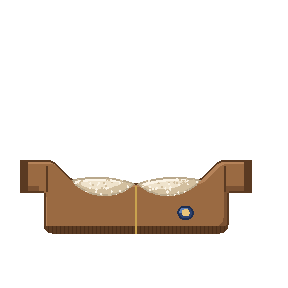
#> input picture Qi/Resources/furniture/wear_bomber.png, 288 x 288 px, given in place of wear_scarf.png, which was not available
$ python wear_ties.py ../Qi/Resources/furniture/wear_bomber.png
#> lines starting #> are read from the running program, lines starting #| are printed output that depends on the picture; after the words box and inside, x2 and y2 are one past the last pixel; in counts of white or black regions, pixels touching at a corner belong together; pictures that were not available may be replaced by others from this repository, and a replacement may not be noted
### scripts/wear_batch2.py
# -*- coding: utf-8 -*-
"""第二批穿戴：草帽、猫耳毛线帽、花环、蝴蝶结、铃铛项圈、小黄雨衣、小翅膀、小雨靴。

画法跟睡帽一样：**先定一整条轮廓**（一笔画完的多边形），明暗、描边都按轮廓算，
不在上面叠形状补。位置规则沿用 `wear_art.py`：
    躯干 x2..13 y6..13，眼睛 x4..5 / 10..11 y8..10，嘴的位置 y10.8..11.8 不压，
    手 x0..2 / 13..15 y9..11，脚 x∈{3,5,9,11} y13..15（一只脚一只鞋，中间留缝）。

    python scripts/wear_batch2.py            只出对照图到 _看一眼/
    python scripts/wear_batch2.py --save     同时存进 Qi/Resources/furniture/wear_<id>.png
"""
import math
import os
import random
import sys

import numpy as np
from PIL import Image, ImageDraw

sys.path.insert(0, os.path.dirname(os.path.abspath(__file__)))
import wear_art as W  # noqa: E402

FINE = W.FINE
SIZE = W.GRID * W.PX
UNIT = 2.0 * W.PX           # 一个 svg 单位多少像素


def bez(p0, p1, p2, p3, n=60):
    out = []
    for i in range(n + 1):
        t = i / n
        a, b, c, d = (1 - t) ** 3, 3 * (1 - t) ** 2 * t, 3 * (1 - t) * t * t, t ** 3
        out.append((a * p0[0] + b * p1[0] + c * p2[0] + d * p3[0],
                    a * p0[1] + b * p1[1] + c * p2[1] + d * p3[1]))
    return out


# [7 lines left out: function ellipse_pts, not called in this run]


def mask_of(points):
    im = Image.new("L", (SIZE, SIZE), 0)
    ImageDraw.Draw(im).polygon([(W.pxy(x), W.pxy(y)) for x, y in points], fill=255)
    return np.array(im) > 127


def shifted(m, dy, dx):
    out = np.zeros_like(m)
    h, w = m.shape
    out[max(0, dy):h + min(0, dy), max(0, dx):w + min(0, dx)] = \
        m[max(0, -dy):h + min(0, -dy), max(0, -dx):w + min(0, -dx)]
    return out


def rgb(h):
    h = h.lstrip("#")
    a = 255 if len(h) == 6 else int(h[6:8], 16)
    return [int(h[i:i + 2], 16) for i in (0, 2, 4)] + [a]


class Part:
    """一整块：轮廓 + 本色 / 亮边 / 暗边 / 描边，画在自己的层上，再叠到画布"""

    def __init__(self, points=None, mask=None):
        self.m = mask if mask is not None else mask_of(points)
        self.img = np.zeros((SIZE, SIZE, 4), dtype=np.uint8)

    def shade(self, base, light=None, dark=None, edge=None, lw=(4, 3), dw=(-7, -5)):
        m = self.m
        self.img[m] = rgb(base)
        if light:
            self.img[m & ~shifted(m, lw[0], lw[1])] = rgb(light)
        if dark:
            self.img[m & ~shifted(m, dw[0], dw[1])] = rgb(dark)
        if edge:
            e = m & ~(shifted(m, 2, 0) & shifted(m, -2, 0) & shifted(m, 0, 2) & shifted(m, 0, -2))
            self.img[e] = rgb(edge)
        return self

    def paint(self, sel, color):
        self.img[sel & self.m] = rgb(color)
        return self

    def on(self, s):
        s.im.alpha_composite(Image.fromarray(self.img, "RGBA"))


YY, XX = np.mgrid[0:SIZE, 0:SIZE]
SX = XX / UNIT + W.ORIGIN + 0.5 / UNIT       # 每个像素在 svg 坐标里的位置
SY = YY / UNIT + W.ORIGIN + 0.5 / UNIT


def near(px, py, r):
    return (SX - px) ** 2 + (SY - py) ** 2 < r * r


# ══════════════════════════════════════════ 头上

# [208 lines left out: functions strawhat, catbeanie, flowercrown, hairbow, bellcollar, raincoat and 2 more, not called in this run]


NEW = [
    ("strawhat", strawhat, "草帽"), ("catbeanie", catbeanie, "猫耳毛线帽"),
    ("flowercrown", flowercrown, "花环"), ("hairbow", hairbow, "蝴蝶结"),
    ("bellcollar", bellcollar, "铃铛项圈"), ("raincoat", raincoat, "小黄雨衣"),
    ("wings", wings, "小翅膀"), ("rainboots", rainboots, "小雨靴"),
]


# [22 lines that do not run on import are left out]

### scripts/wear_art.py
# -*- coding: utf-8 -*-
"""画 clawd 的穿戴件：**用很多更小的像素块拼出弧线**。

她的原话：

> 希望你能明白他每一个组成都是像素块，像素块可以有大有小，
> 你没必要直接用一个像素块来代表一个部位，你可以用很多像素块去拼成一个物品。
> 比如帽子，往往越多越小的像素块拼起来最精致，我需要精致的。
> 世界上并不是只有直线，一条弯的线可以通过不同大小的像素块来实现相对平滑。

## 为什么以前是个方盒子

以前穿戴走的是 `PixelSprite`——**一张固定格子的字符画，一格一个块**。
在那套东西里，「帽子」只能是若干个身体那么大的方块，
画不出弧，也画不出比一格更细的东西。那就是她发的对比图里右边那个。

`clawd-emotes` 那个 skill 不是格子：它是 SVG，用 `<rect>` 一块一块摆，
**每块多大随你**。一道弧就是一排越来越短的小块。这份脚本照那套来。

## 坐标跟 skill 的 `anatomy.md` 完全一致

    躯干   x 2..13   y 6..13      顶边 y=6 就是帽檐要落到的那条线
    眼睛   x 4..5 / 10..11  y 8..10
    手     x 0..2 / 13..15  y 9..11
    脚     x∈{3,5,9,11}     y 13..15

⚠️⚠️ **仓库那张 36×36 的图纸跟它是同一套，换算是 `格 = svg × 2 + 2`。**
对一遍：躯干 svg y=6 → 第 14 行（`ClawdRig.bodyTop`）✓
        躯干 svg x=2 → 第 6 列（`bodyLeft`）✓
        眼睛 svg y=8 → 第 18 行 ✓
        脚   svg y=13 → 第 28 行 ✓

所以**画在哪儿是算出来的，不再有一张手调的锚点表**。
出来的图和身体图纸同一块画布、同样大，贴上去就是正的。

## 出什么

    Qi/Resources/furniture/wear_<id>.png     36 格见方，透明底

一件一张，外加一张 `_看一眼/穿戴对照.png` 给她验收（不进包）。
"""
import io
import math
import os
import sys

from PIL import Image, ImageDraw

sys.stdout.reconfigure(encoding="utf-8")

ROOT = os.path.dirname(os.path.dirname(os.path.abspath(__file__)))
OUT = os.path.join(ROOT, "Qi", "Resources", "furniture")
LOOK = os.path.join(ROOT, "_看一眼")

# 画布：跟身体图纸同一块。36 格 = 18 个 svg 单位，左上角在 svg (-1,-1)。
GRID = 36
ORIGIN = -1.0           # svg 坐标里画布的左上角
UNITS = GRID / 2.0      # 画布宽几个 svg 单位
PX = 8                  # 一格画多少像素（36 格 → 288 px）

# clawd 自己的颜色（`搬动画.py` 把 gif 里的肤色也换成了这个）
SKIN = "#F2715F"


def pxy(v):
    """svg 坐标 → 画布像素。"""
    return (v - ORIGIN) * 2.0 * PX


class Sheet:
    """一张透明画布，只会摆方块。

    ⚠️ **不抗锯齿**。这是像素画：块与块之间要干净的直边，
    糊一层灰上去就既不是像素画也不平滑了。
    弧线靠**把块拆小**来做，不靠模糊——她说的就是这件事。
    """

    def __init__(self):
        n = GRID * PX
        self.im = Image.new("RGBA", (n, n), (0, 0, 0, 0))
        self.d = ImageDraw.Draw(self.im)

    def rect(self, x, y, w, h, color):
        """一块。坐标和宽高都是 svg 单位，可以是小数。"""
        x0, y0 = pxy(x), pxy(y)
        x1, y1 = pxy(x + w), pxy(y + h)
        if x1 - x0 < 1 or y1 - y0 < 1:
            return
        self.d.rectangle([x0, y0, x1 - 1, y1 - 1], fill=color)

    # [57 lines left out: functions dome, ring, disc, save, not called in this run]


# ══════════════════════════════════════════ 八件
#
# ⚠️ 每件都给**三档明暗**：亮面、本色、暗面。
# 一件只有一个颜色的东西看着就是一块色纸；
# 三档才读得出体积——像素画的「精致」多半是这么来的，不是块更多。
#
# ⚠️ 弧线一律走 `dome` / `ring` / `disc`，`step` 给 0.0625
#（身体一格的八分之一）。这就是她说的「用很多更小的像素块拼弧线」。

FINE = 0.0625


# [160 lines left out: functions hat, beret, glasses, bowtie, scarf, bag, not called in this run]

    # ⚠️ 原来这儿还有一个「带子扎进包口的扣」，**删了**。
    # 她圈出来的就是它：带子早就改道了，那块扣还留在包口上面，
    # 看着是一截没删干净的旧带子。现在带子直接钻进翻盖，不需要扣。


# ⚠️⚠️ 鞋子：**一只脚一只**，别当成两大块。
#
# 她说的：「鞋子我希望是每一只脚有一个小小的鞋，不需要画得那么精致，
# 反正小的也看不出来。比如粉色的鞋可以直接弄一块粉色的、
# 比脚稍微大一点点的，有什么点缀再弄一个小色块上去。」
#
# 前一版把两只脚罩成一整块，看着是两条裤腿不是鞋。
# 脚在 x∈{3,5,9,11}（各 1 单位宽）、y 13..15——
# 一只鞋就是「比那一格稍微大一点点」的一块。
FEET = (3, 5, 9, 11)


# [50 lines left out: functions boots, slippers, hoodie, not called in this run]


# ══════════════════════════════════════════ 华丽版
#
# 她：「服装也画得华丽点。」位置和轮廓都是她一件件调过的（带子走向、围巾挂左边、
# 鞋一只脚一只……），**一格不挪**，只在原来那件上面加花样：
# 金边、小宝石、花纹、流苏、蝴蝶结、毛边。

GOLD, GOLD_LT, GEM, PEARL = "#E8C47A", "#FFF0B8", "#F29BB8", "#FFFFFF"


# [104 lines left out: functions hat_fancy, beret_fancy, glasses_fancy, bowtie_fancy, scarf_fancy, bag_fancy and 3 more, not called in this run]


# ══════════════════════════════════════════ 第三轮（她 2026-09-16）
#
# · 「这个可以改成背带裤」——卫衣那件改画背带裤，**背带跟裤子同色**
# · 「clawd 代表阿晏，阿晏是男孩子，多一点男孩子风格的服饰」——
#   棒球帽、领带、球鞋、头戴耳机、格子衬衫、墨镜
# · 靴子两只一对之间要**断开**，包往下挪、带子别碰眼睛

DENIM, DENIM_LT, DENIM_DK = "#6E92C8", "#93B2DE", "#4E6FA3"


# [56 lines left out: functions overalls, cap, not called in this run]


TIES = {
    # id: (底色, 暗色, 花样色, 花样)
    "tie":        ("#3E5A8C", "#2C4270", "#D8453A", "stripe"),   # 藏青红斜纹（原来那条）
    "tie_black":  ("#26262C", "#141418", "#3A3A42", "plain"),
    "tie_white":  ("#F4F2EC", "#D8D4CA", "#FFFFFF", "plain"),
    "tie_stripe": ("#2E4A3A", "#1E3226", "#E8C47A", "stripe"),   # 墨绿金条纹
    "tie_dot":    ("#B8323A", "#8A2028", "#FFFFFF", "dot"),      # 红底白波点
    "tie_damask": ("#5A2E4A", "#3E1E32", "#7A4868", "damask"),   # 酒红暗纹
}


def make_tie(tid):
    base, dark, pat, kind = TIES[tid]

    # [30 lines left out: function draw, not called in this run]
    return draw


# [317 lines left out: functions suit, dress_shoes, sneakers, headphones, plaidshirt, sunglasses and 9 more, not called in this run]


PIECES = [
    ("hat", hat_fancy), ("beret", beret_fancy), ("glasses", glasses_fancy),
    ("bowtie", bowtie_fancy), ("scarf", scarf_fancy), ("bag", bag_fancy),
    ("boots", boots_fancy), ("slippers", slippers_fancy),
    ("hoodie", overalls),
    ("cap", cap), ("sneakers", sneakers), ("headphones", headphones),
    ("suit", suit), ("dress_shoes", dress_shoes),
    ("plaidshirt", plaidshirt), ("sunglasses", sunglasses),
    ("uni_vest", uni_vest), ("uni_blazer", uni_blazer), ("trench", trench),
    ("tux", tux), ("military", military), ("blue_shirt", blue_shirt),
    ("white_suit", white_suit), ("stripe_pj", stripe_pj),
] + [(tid, make_tie(tid)) for tid in TIES]


# ══════════════════════════════════════════ 身体（只给对照图用，不进包）

def body(s):
    """skill 的 `anatomy.md` 里那只 clawd，照抄坐标。"""
    for x in (3, 5, 9, 11):
        s.rect(x, 13, 1, 2, SKIN)
    s.rect(2, 6, 11, 7, SKIN)
    s.rect(0, 9, 2, 2, SKIN)
    s.rect(13, 9, 2, 2, SKIN)
    s.rect(4, 7.5, 1, 2, "#000000")
    s.rect(10, 7.5, 1, 2, "#000000")
    # ⚠️ **不画嘴。** 她说的：「非必要的时候 clawd 不要有嘴。」
    # `anatomy.md` 里那一句本来就标着 optional mouth。


# [38 lines that do not run on import are left out]

### scripts/wear_tops.py
# -*- coding: utf-8 -*-
"""所有上衣按领口重画：领口贴着身子走，绕开眼睛那两列（x 4..5、10..11），
袖子和肩一整块连下来。按衣服的风格挑领口：

    小V领（正经）：西装、白西装、燕尾服、校服外套、校服背心、风衣、军装、蓝衬衫
    小翻领（可爱）：条纹睡衣、星星睡衣、圆领睡衣
    圆领（休闲）  ：格子衬衫、羽绒服
    开衫（休闲）  ：皮夹克

    python scripts/wear_tops.py            出对照图 _看一眼/上衣重画.png（上面现在、下面重画）
    python scripts/wear_tops.py --save     同时存进 Qi/Resources/furniture/wear_<id>.png
"""
import os
import sys

import numpy as np
from PIL import Image, ImageDraw, ImageFont

sys.path.insert(0, os.path.dirname(os.path.abspath(__file__)))
import wear_art as W  # noqa: E402
import wear_batch2 as B  # noqa: E402

Part, bez, near, rgb, shifted = B.Part, B.bez, B.near, B.rgb, B.shifted
SX, SY = B.SX, B.SY
FUR = os.path.join(os.path.dirname(os.path.dirname(os.path.abspath(__file__))), "Qi", "Resources", "furniture")


def mirror(pts):
    return [(15 - x, y) for x, y in reversed(pts)]


# 领口：从肩顺着一条弧线滑下来（她喜欢的那种顺的，不要台阶）。眼睛在第 7..9 格，领口在它下面过
def neck_round(depth=10.3):
    half = [(1.75, 9.0)] + bez((1.75, 9.0), (3.5, 9.0), (5.0, depth), (7.5, depth))
    return half + mirror(half)[1:]


def neck_v(bottom=11.6):
    half = [(1.75, 9.0)] + bez((1.75, 9.0), (4.4, 9.0), (6.3, 9.7), (7.5, bottom))
    return half + mirror(half)[1:]


def outline(neck, hem=13.55, st=9.0, sb=11.05):
    l, r = 0.3, 14.7
    out = [(l, sb), (l, st + 0.05)] + neck + [(r, st + 0.05), (r, sb), (13.25, sb)]
    out += [(13.25, hem - 0.6)] + bez((13.25, hem - 0.6), (13.25, hem - 0.05), (12.75, hem), (12.3, hem))
    out += [(2.7, hem)] + bez((2.7, hem), (2.25, hem), (1.75, hem - 0.05), (1.75, hem - 0.6))
    out += [(1.75, sb)]
    return out


def band(pts, w=0.32):
    m = np.zeros(SX.shape, bool)
    for x, y in pts:
        m |= near(x, y + w / 2, w / 2)
    return m


def seams(p, col):
    for x in (1.85, 13.15):
        p.paint((np.abs(SX - x) < 0.05) & (SY > 9.3) & (SY < 11.0), col)


def cuffs(p, col):
    p.paint(((SX < 0.75) | (SX > 14.25)) & (SY > 9.05) & (SY < 11.05), col)


class Top:
    """一件上衣：布、领口、里面露出来的、身上的小东西"""

    def __init__(self, base, lt, dk, edge, neck="v", sleeves=None, inner=None, depth=None):
        self.c = (base, lt, dk, edge)
        self.neck = {"v": lambda: neck_v(depth or 11.6), "round": lambda: neck_round(depth or 10.3),
                     "cute": lambda: neck_round(depth or 10.35), "open": lambda: neck_round(depth or 10.2)}[neck]()
        self.kind = neck
        self.sleeves = sleeves
        self.inner = inner

    def draw(self, s, extra=None):
        base, lt, dk, edge = self.c
        if self.inner:
            self.inner(s)
        neck = self.neck
        if self.kind == "open":
            # 开衫：正中从领口到下摆敞开一条，露出里面那件
            left = [p for p in neck if p[0] <= 6.55]
            right = [p for p in neck if p[0] >= 8.45]
            neck = left + [(6.55, left[-1][1]), (6.55, 13.6), (8.45, 13.6), (8.45, right[0][1])] + right
        p = Part(outline(neck))
        p.shade(base, lt, dk, edge)
        if self.sleeves:
            sl = (SX < 1.72) | (SX > 13.28)
            p.paint(sl & p.m & ~(p.img[..., 3] == 0), self.sleeves)
        seams(p, dk)
        p.paint(band(self.neck[2:-2]) & p.m, dk)
        if self.kind == "open":
            p.paint(((np.abs(SX - 6.7) < 0.18) | (np.abs(SX - 8.3) < 0.18)) & (SY > 10.1), dk)
        if extra:
            extra(p)
        p.on(s)
        return p


def draw_tie(s, c, knot_y=9.62, tip_y=12.75, pattern=None):
    """领带：有棱角的。结是个倒梯形，下面一条直边往下微微放宽，尖头是个菱角；平涂一个色，
    一道描边，正中一条折痕，不做圆鼓鼓的明暗"""
    base, lt, dk, edge = c
    knot = Part([(6.92, knot_y), (8.08, knot_y), (7.82, knot_y + 0.7), (7.18, knot_y + 0.7)])
    knot.shade(base, None, None, edge)
    knot.paint((SY < knot_y + 0.16) & (SX > 7.15) & (SX < 7.85), lt)
    blade = Part([(7.2, knot_y + 0.68), (7.8, knot_y + 0.68), (8.25, tip_y - 0.66), (7.5, tip_y), (6.75, tip_y - 0.66)])
    blade.shade(base, None, None, edge)
    blade.paint((np.abs(SX - 7.5) < 0.05) & (SY > knot_y + 0.9) & (SY < tip_y - 0.3), dk)
    if pattern:
        pattern(blade)
    blade.on(s)
    knot.on(s)


def draw_bow(s, c, y=9.95):
    """领结：两片有棱角的翼，中间一个方结"""
    base, lt, dk, edge = c
    for side in (-1, 1):
        w = Part([(7.5, y - 0.12), (7.5 + side * 1.5, y - 0.6), (7.5 + side * 1.6, y + 0.62), (7.5, y + 0.12)])
        w.shade(base, None, None, edge)
        w.paint((np.abs(SY - y - (SX - 7.5) * side * 0.02) < 0.05) & (np.abs(SX - 7.5) > 0.4) & (np.abs(SX - 7.5) < 1.3), dk)
        w.on(s)
    k = Part([(7.18, y - 0.34), (7.82, y - 0.34), (7.82, y + 0.34), (7.18, y + 0.34)])
    k.shade(lt, None, None, edge)
    k.on(s)


# [17 lines left out: function shirt_v, not called in this run]


def buttons(p, ys, x=7.9, col="#20232A", r=0.15):
    for y in ys:
        p.paint(near(x, y, r), col)


def placket(p, col, y0=11.6):
    p.paint((np.abs(SX - 7.5) < 0.05) & (SY > y0) & (SY < 13.4), col)


def hanky(p, col):
    p.paint((SX > 10.1) & (SX < 11.0) & (np.abs(SY - 11.15) < 0.1), col)


def pants(s, color, cuff=None, stripe=None, low=14.75):
    """裤腿：每只脚一截，从衣摆底下到脚背上面（脚尖露出来）"""
    base, lt, dk, edge = color
    for fx in W.FEET:
        leg = Part([(fx - 0.05, 13.2), (fx + 1.05, 13.2), (fx + 1.05, low), (fx - 0.05, low)])
        leg.shade(base, lt, dk, edge, lw=(2, 1), dw=(-2, -1))
        if cuff:
            leg.paint(SY > low - 0.3, cuff)
        if stripe:
            leg.paint(np.abs(SX - (fx + 0.5)) < 0.08, stripe)
        leg.on(s)


# [99 lines left out: functions cute_collar, suit, white_suit, tux, uni_blazer, uni_vest and 2 more, not called in this run]


def blue_shirt(s):
    pants(s, ("#2E3138", "#3E414A", "#22242A", "#16171B"))
    t = Top("#A9C4E0", "#C3D7EC", "#8DABCB", "#5F7FA2", "v",
            inner=lambda s: Part([(5.6, 9.5), (9.4, 9.5), (7.5, 11.6)]).shade("#C3D7EC", "#DCE8F4", "#A9C4E0", "#7E9CBC").on(s), depth=11.3)

    def extra(p):
        placket(p, "#7E9CBC", 11.3)
        buttons(p, (11.5, 12.2, 12.9), x=7.8, col="#F4F1EA", r=0.12)
        # 胸袋
        p.paint((np.abs(SX - 10.4) < 0.55) & (np.abs(SY - 11.3) < 0.45) & ~((np.abs(SX - 10.4) < 0.42) & (np.abs(SY - 11.35) < 0.33)), "#7E9CBC")
    t.draw(s, extra)


# [85 lines left out: functions plaidshirt, stripe_pj, star_pj, cream_pj, puffer, bomber, not called in this run]


TOPS = [("suit", "小西装", suit), ("white_suit", "白西装", white_suit), ("tux", "燕尾服", tux),
        ("uni_blazer", "校服外套", uni_blazer), ("uni_vest", "校服背心", uni_vest), ("trench", "风衣", trench),
        ("military", "军装", military), ("blue_shirt", "蓝衬衫", blue_shirt), ("plaidshirt", "格子衬衫", plaidshirt),
        ("stripe_pj", "条纹睡衣", stripe_pj), ("star_pj", "星星睡衣", star_pj), ("cream_pj", "圆领睡衣", cream_pj),
        ("puffer", "羽绒服", puffer), ("bomber", "皮夹克", bomber)]


# [5 lines left out: function old, not called in this run]


# [28 lines that do not run on import are left out]

### scripts/wear_ties.py
# -*- coding: utf-8 -*-
"""单卖的领带、领结按西装领口的位置重画（有棱角的那种），围巾几件跟着眼睛往上挪一格。

    python scripts/wear_ties.py            出对照图 _看一眼/领带围巾.png
    python scripts/wear_ties.py --save     存进 Qi/Resources/furniture/
"""
import os
import sys

import numpy as np
from PIL import Image

sys.path.insert(0, os.path.dirname(os.path.abspath(__file__)))
import wear_art as W  # noqa: E402
import wear_batch2 as B  # noqa: E402
import wear_tops as T  # noqa: E402

SX, SY, near = B.SX, B.SY, B.near
FUR = T.FUR


def dots(col):
    def f(p):
        for y in np.arange(10.6, 12.6, 0.55):
            for x in (7.28, 7.72):
                p.paint(near(x + (0.22 if int(y * 2) % 2 else 0), y, 0.09), col)
    return f


def stripes(col):
    def f(p):
        p.paint((((SY - SX * 0.6) * 2.4).astype(int) % 2 == 0), col)
    return f


def damask(col):
    def f(p):
        for y in (10.9, 11.8):
            p.paint(near(7.5, y, 0.2) & ~near(7.5, y, 0.1), col)
            p.paint(near(7.5, y, 0.05), col)
    return f


TIES = [
    ("tie", ("#3E5A8C", "#5873A6", "#2E4570", "#1E2E4D"), None),
    ("tie_black", ("#26252B", "#3A3942", "#17161B", "#0E0E11"), None),
    ("tie_white", ("#F2EFE8", "#FFFFFF", "#D8D3C8", "#A8A398"), None),
    ("tie_dot", ("#B5483A", "#CC5F51", "#93382C", "#6A271F"), dots("#F6E9D8")),
    ("tie_stripe", ("#3F6B52", "#548568", "#30543F", "#203A2B"), stripes("#C9B98F")),
    ("tie_damask", ("#5E3E66", "#78557F", "#482E4F", "#2F1D34"), damask("#C9A9D2")),
]


def tie_item(colors, pattern):
    def f(s):
        T.draw_tie(s, colors, knot_y=9.62, tip_y=12.85, pattern=pattern)
    return f


def bowtie(s):
    T.draw_bow(s, ("#B5483A", "#CC5F51", "#93382C", "#6A271F"), y=9.95)


def shifted_png(name, dy=-16):
#> called with name = 'scarf', dy = -16
    im = Image.open(os.path.join(FUR, "wear_" + name + ".png")).convert("RGBA")
#> im is the input picture: PIL image 288x288 RGBA; mean R, G, B, A 22.3, 16.5, 11.3, 38.2
    out = Image.new("RGBA", im.size, (0, 0, 0, 0))
#> out: PIL image 288x288 RGBA; every value is 0
    out.paste(im, (0, dy))
    return out


if __name__ == "__main__":
    save = "--save" in sys.argv
    items = [(n, tie_item(c, p)) for n, c, p in TIES] + [("bowtie", bowtie)]
    lifted = {n: shifted_png(n) for n in ("scarf", "avi_scarf", "bell_collar")}
#> call 2 of shifted_png, with name = 'avi_scarf', dy = -16
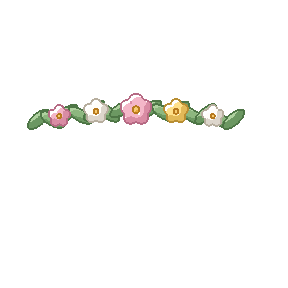
#> input picture Qi/Resources/furniture/wear_flower_crown.png, 288 x 288 px, given in place of wear_avi_scarf.png, which was not available
#> in shifted_png, im is the input picture: PIL image 288x288 RGBA; mean R, G, B, A 8.6, 8.2, 6.7, 12.6
#> in shifted_png (call 2), `out.paste(im, (0, dy))`:
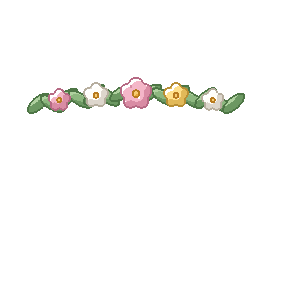
#> out: PIL image 288x288 RGBA; mean R, G, B, A 8.6, 8.2, 6.7, 12.6; transparent parts drawn white
#> lifted = 3 items
    S = B.SIZE
    pad = 10
    n = len(items) + len(lifted)
#> n = 10
    sheet = Image.new("RGBA", (n * (S + pad) + pad, 2 * (S + pad) + pad), (34, 33, 38, 255))
    for i, (name, fn) in enumerate(items):
        for r, top in enumerate((None, T.blue_shirt)):
            s = W.Sheet(); W.body(s)
            if top: top(s)
            fn(s)
            sheet.paste(s.im, (pad + i * (S + pad), pad + r * (S + pad)), s.im)
        if save:
            only = W.Sheet(); fn(only)
            only.im.save(os.path.join(FUR, "wear_" + name + ".png"), optimize=True)
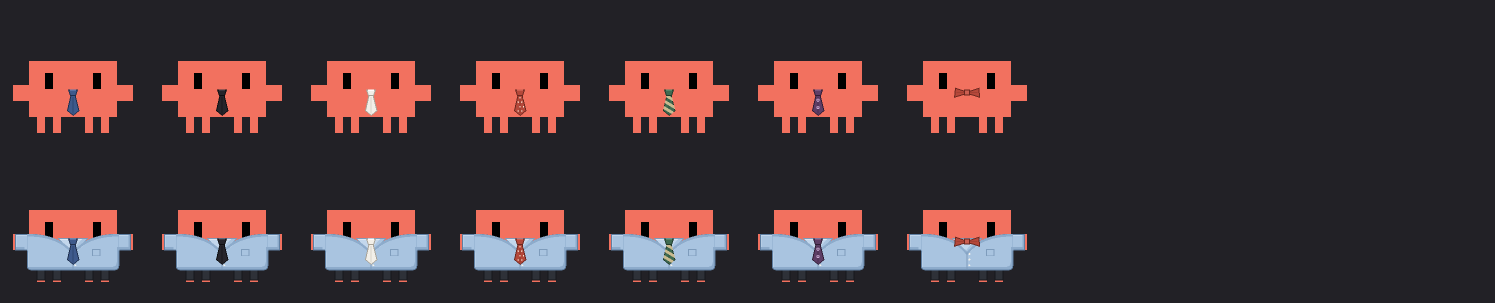
#> sheet: PIL image 2990x606 RGBA (shown at 1/2 size); mean R, G, B, A 65.5, 50.6, 54.1, 255
    for j, (name, im) in enumerate(lifted.items()):
        i = len(items) + j
        for r, top in enumerate((None, T.blue_shirt)):
            s = W.Sheet(); W.body(s)
            if top: top(s)
            s.im.alpha_composite(im)
            sheet.paste(s.im, (pad + i * (S + pad), pad + r * (S + pad)), s.im)
        if save:
            im.save(os.path.join(FUR, "wear_" + name + ".png"), optimize=True)
#> this loop made 3 passes
#> name on passes 2 to 3: 'avi_scarf', 'bell_collar'
#> (name, i) on pass 1: ('scarf', 7)
#> pass 1, in __init__ (call 73), `self.m = mask if mask is not None else mask_of(points)`:
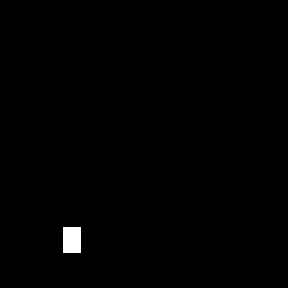
#> self.m: shape (288, 288) bool; 0.56% white; 1 white region, box (x1, y1, x2, y2) and area: (63, 227, 81, 253) 468
#> pass 1, in shade (call 74), `e = m & ~(shifted(m, 2, 0) & shifted(m, -2, 0) & shifted(m, 0, 2) & sh..`:
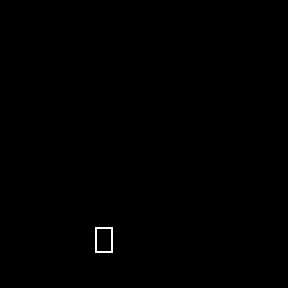
#> e: shape (288, 288) bool; 0.19% white in thin lines or dots, all inside (x1, y1, x2, y2) = (95, 227, 113, 253)
#> after the loop:
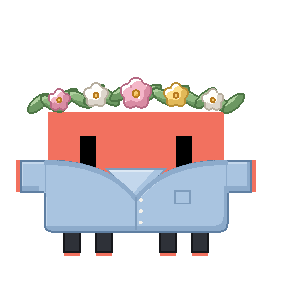
#> s.im: PIL image 288x288 RGBA; mean R, G, B, A 62.4, 53, 54.6, 90.6; transparent parts drawn white
    out = os.path.join(W.LOOK, "领带围巾.png")
    sheet.resize((sheet.width // 2, sheet.height // 2), Image.NEAREST).save(out)
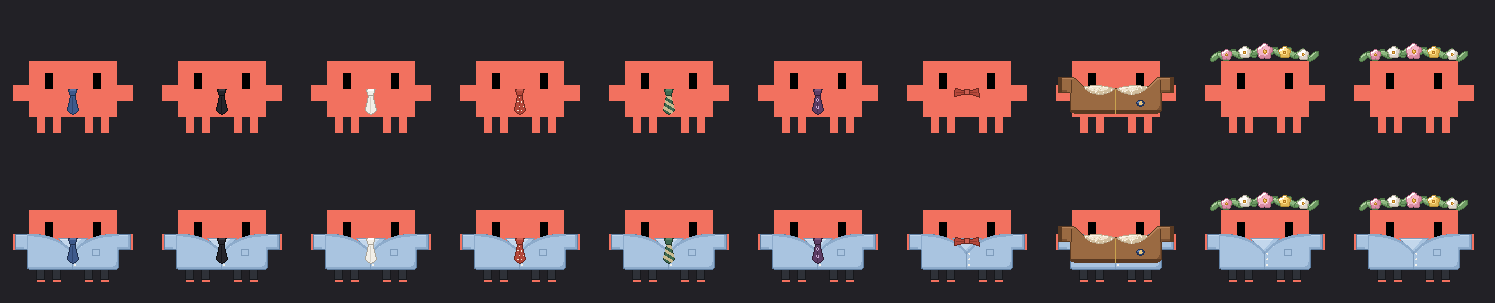
#> saved as 领带围巾.png: PIL image 1495x303 RGBA; mean R, G, B, A 79.9, 59, 61, 255
    print(out)
#| _看一眼/领带围巾.png
